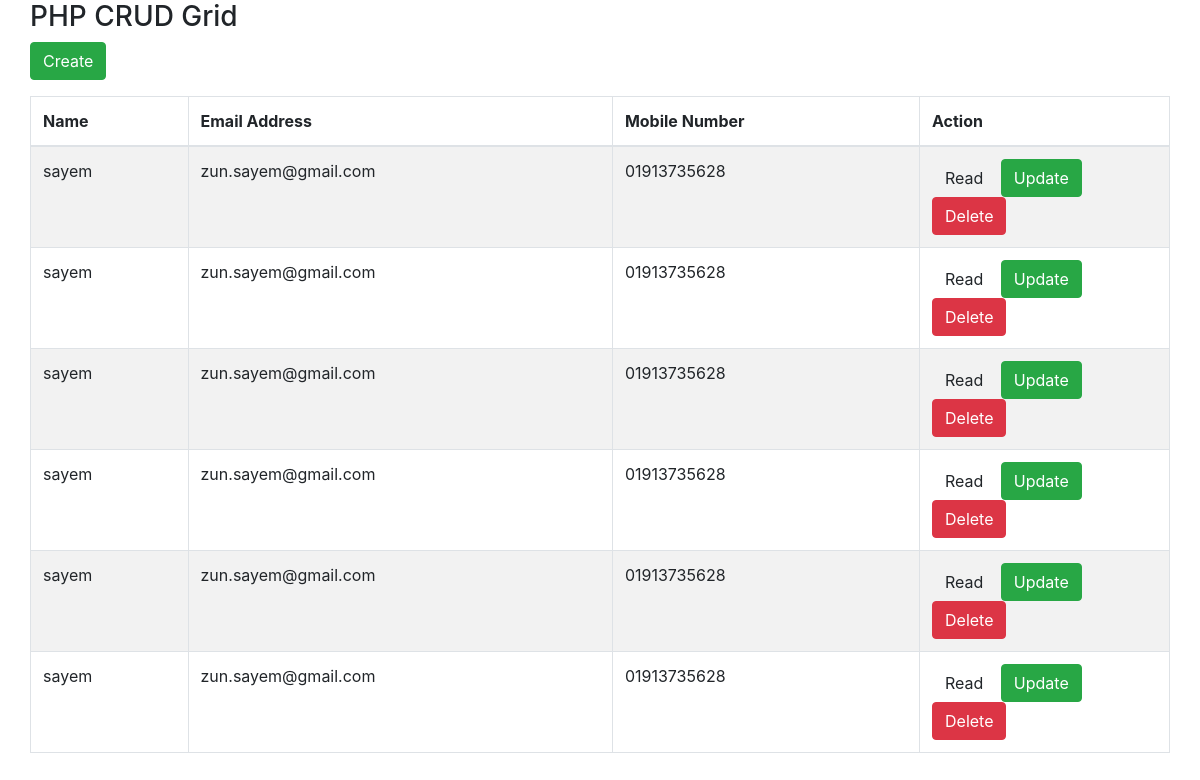
/php/index.php, run on the app's committed database.
### tables this page shows
CREATE TABLE `customers` (
  `id` int(11) NOT NULL,
  `name` varchar(100) NOT NULL,
  `email` varchar(100) NOT NULL,
  `mobile` varchar(100) NOT NULL
);

### php/index.php (the view, shortened to what this page needs)
<!DOCTYPE html>
<html lang="en">
<head>
    <link   href="https://stackpath.bootstrapcdn.com/bootstrap/4.2.1/css/bootstrap.min.css" rel="stylesheet">
</head>
<body>
<div class="container">
    <div class="row">
        <h3>PHP CRUD Grid</h3>
    </div>
    <div class="row">
        <p>
            <a href="create.php" class="btn btn-success">Create</a>
        </p>
        <table class="table table-striped table-bordered">
            <thead>
            <tr>
                <th>Name</th>
                <th>Email Address</th>
                <th>Mobile Number</th>
                <th>Action</th>
            </tr>
            </thead>
            <tbody>
            <?php
            $pdo = Database::connect();
            $sql = 'SELECT * FROM customers ORDER BY id DESC';
            foreach ($pdo->query($sql) as $row) {
                echo '<tr>';
                echo '<td>'. $row['name'] . '</td>';
                echo '<td>'. $row['email'] . '</td>';
                echo '<td>'. $row['mobile'] . '</td>';
                echo '<td width=250>';
                echo '<a class="btn" href="read.php?id='.$row['id'].'">Read</a>';
                echo '<a class="btn btn-success" href="update.php?id='.$row['id'].'">Update</a>';
                echo '<a class="btn btn-danger" href="delete.php?id='.$row['id'].'">Delete</a>';
                echo '</td>';
                echo '</tr>';
            }
            ?>
            </tbody>
        </table>
    </div>
</div>
</body>
</html>

### data on the page
customers: name "sayem", email "zun.sayem@gmail.com", mobile "01913735628"
customers: name "sayem", email "zun.sayem@gmail.com", mobile "01913735628"
customers: name "sayem", email "zun.sayem@gmail.com", mobile "01913735628"
customers: name "sayem", email "zun.sayem@gmail.com", mobile "01913735628"
customers: name "sayem", email "zun.sayem@gmail.com", mobile "01913735628"
customers: name "sayem", email "zun.sayem@gmail.com", mobile "01913735628"
